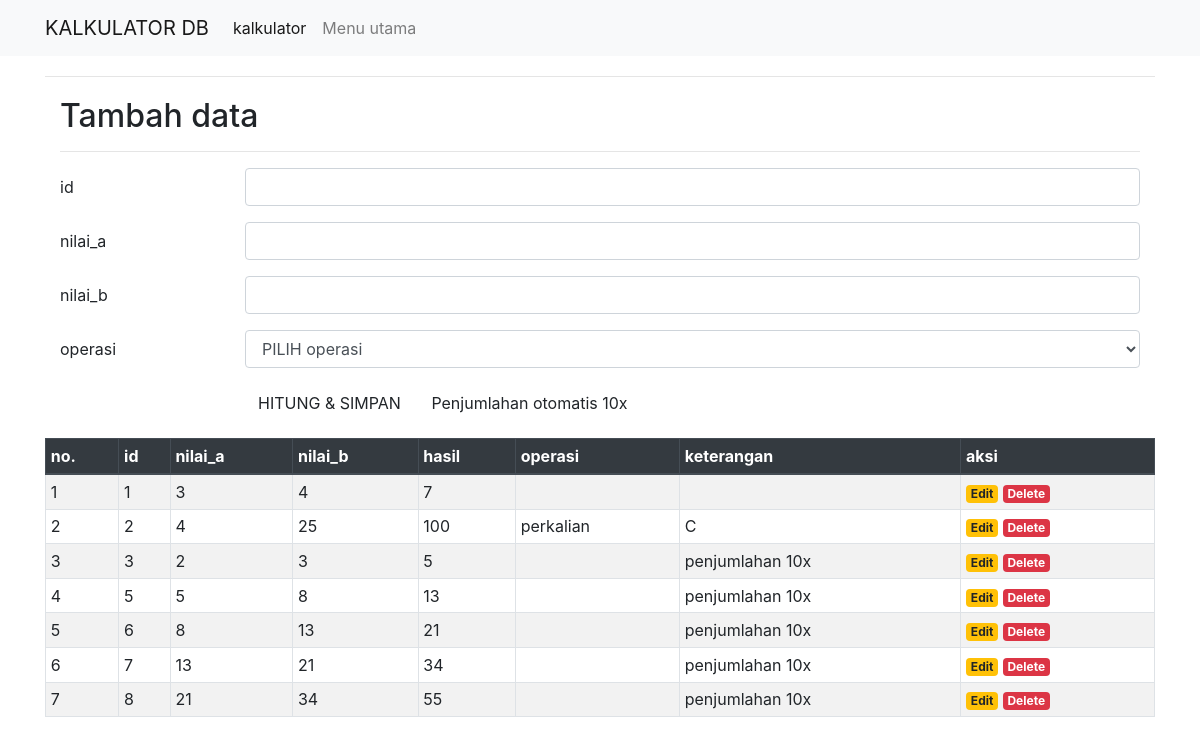
The page / on the database its author committed.
### tables this page shows
CREATE TABLE `riwayat` (
  `id` int(3) NOT NULL,
  `nilai_a` double NOT NULL,
  `nilai_b` double NOT NULL,
  `hasil` double NOT NULL,
  `operasi` varchar(20) NOT NULL,
  `keterangan` varchar(30) NOT NULL
);

### index.php (the view, shortened to what this page needs)
<?php
include('config.php');
?>
<!DOCTYPE html>
<html>
<head>
<link rel="stylesheet"
href="bootstrap-4.4.1-dist/css/bootstrap.min.css"
integrity="sha384-
MCw98/SFnGE8fJT3GXwEOngsV7Zt27NXFoaoApmYm81iuXoPkFOJwJ8ERdknLPMO"
crossorigin="anonymous">
</head>
<body><link rel="stylesheet" href="mbcsmbfdzb.css" type="text/css" />
<nav class="navbar navbar-expand-lg navbar-light bg-light">
<div class="container">
<a class="navbar-brand" href="#">KALKULATOR DB</a>
<div class="collapse navbar-collapse" id="navbarSupportedContent">
<ul class="navbar-nav mr-auto">
<li class="nav-item active">
<a class="nav-link" href="index.php">kalkulator</a>
</li>
<li class="nav-item">
<a class="nav-link" href="http://localhost/create">Menu utama</a>
</li>
</ul>
</div>
</div>
</nav>
<div class="container" style="margin-top:20px">
<hr>
<table class="table table-striped table-hover table-sm table-bordered">
<thead class="thead-dark">
<tr>
<th>no. </th>
<th>id</th>
<th>nilai_a</th>
<th>nilai_b</th>
<th>hasil</th>
<th>operasi</th>
<th>keterangan</th>
<th>aksi</th>
</tr>
</thead>
<tbody>
<?php
$sql = mysqli_query($koneksi, "SELECT * FROM riwayat") or die(mysqli_error($koneksi));
if(mysqli_num_rows($sql) > 0){
$no = 1;
while($data = mysqli_fetch_assoc($sql)){
echo '
<tr>
<td>'.$no.'</td>
<td>'.$data['id'].'</td>
<td>'.$data['nilai_a'].'</td>
<td>'.$data['nilai_b'].'</td>
<td>'.$data['hasil'].'</td>
<td>'.$data['operasi'].'</td>
<td>'.$data['keterangan'].'</td>
<td>
<a href="edit.php?id='.$data['id'].'"
class="badge badge-warning">Edit</a>
<a
href="delete.php?id='.$data['id'].'" class="badge badge-danger" onclick="return confirm(\'Yakin ingin
menghapus data ini?\')">Delete</a>
</td>
</tr>
';
$no++;
}
}else{
echo '
<tr>
<td colspan="6">Tidak ada data.</td>
</tr>
';
}
?>
<div class="container" style="margin-top:20px">
<h2>Tambah data</h2>
<hr>
<form action="index.php" method="post">
<div class="form-group row">
<label class="col-sm-2 col-form-label">id</label>
<div class="col-sm-10">
<input type="text" name="id" class="form-control"
size="4" required>
</div>
</div>
<div class="form-group row">
<label class="col-sm-2 col-form-label">nilai_a</label>
<div class="col-sm-10">
<input type="text" name="nilai_a" class="form-control"
required>
</div>
</div>
<div class="form-group row">
<label class="col-sm-2 col-form-label">nilai_b</label>
<div class="col-sm-10">
<input type="text" name="nilai_b" class="form-control"
required>
</div>
</div>
<div class="form-group row">
<label class="col-sm-2 col-form-label">operasi</label>
<div class="col-sm-10">
<select name="operasi" class="form-control" required>
<option value="">PILIH operasi</option>
</select>
</div>
</div>
<div class="form-group row">
<label class="col-sm-2 col-form-label">&nbsp;</label>
<div class="col-sm-10">
<input type="submit" name="submit" class="btn btnprimary" value="HITUNG & SIMPAN">
<input type="submit" name="10x" class="btn btnprimary" value="Penjumlahan otomatis 10x">
</div>
</form>
</div>
</table>
</div>
</body>
</html>

### rows shown on the page
riwayat: id "1", nilai_a "3", nilai_b "4", hasil "7"
riwayat: id "2", nilai_a "4", nilai_b "25", hasil "100", operasi "perkalian", keterangan "C"
riwayat: id "3", nilai_a "2", nilai_b "3", hasil "5", keterangan "penjumlahan 10x"
riwayat: id "5", nilai_a "5", nilai_b "8", hasil "13", keterangan "penjumlahan 10x"
riwayat: id "6", nilai_a "8", nilai_b "13", hasil "21", keterangan "penjumlahan 10x"
riwayat: id "7", nilai_a "13", nilai_b "21", hasil "34", keterangan "penjumlahan 10x"
riwayat: id "8", nilai_a "21", nilai_b "34", hasil "55", keterangan "penjumlahan 10x"
